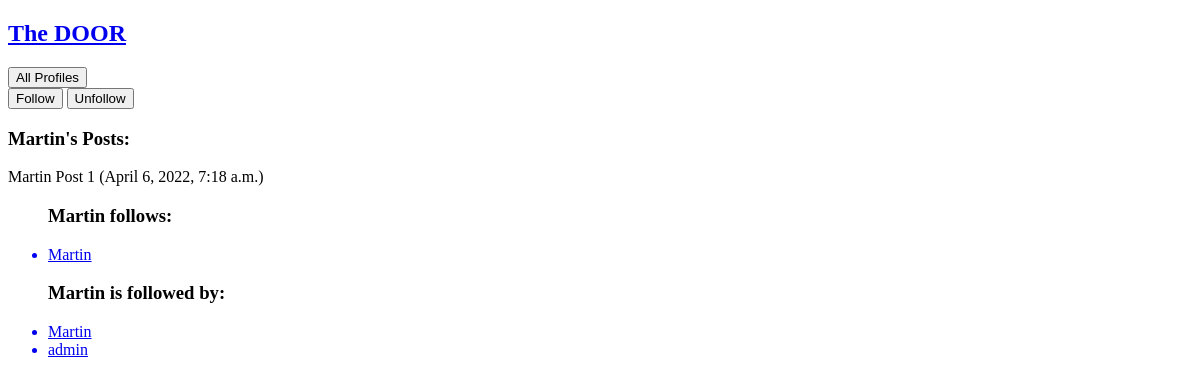
Page /profile/2 (signed in) on the earlier database version.
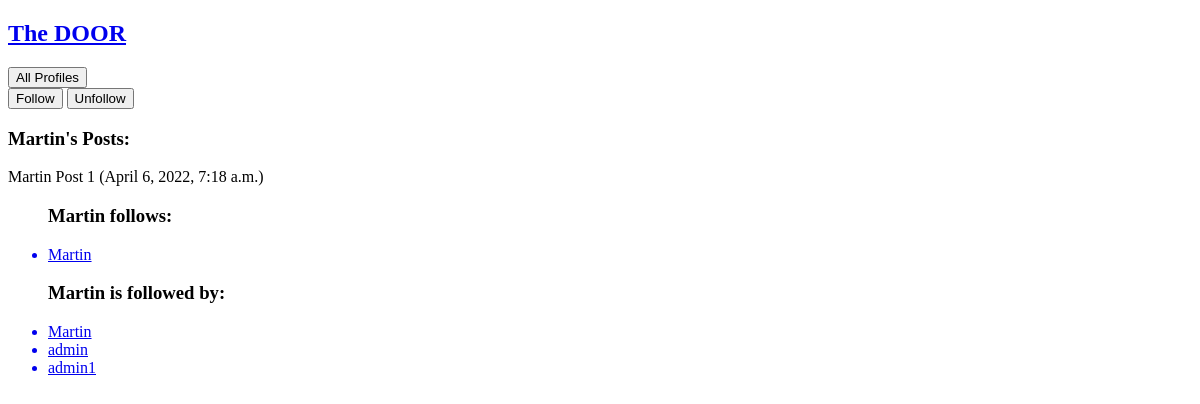
Same page on the later database version.
### TheDoor/models.py (models this page shows, shortened)
class Profile(models.Model):
    user = models.OneToOneField(User, on_delete=models.CASCADE)
    friends = models.ManyToManyField(
        'self',
        related_name = 'followed_by',
        symmetrical=False,
        blank=True
    )
    def __str__(self) -> str:
        return self.user.username

class UserPost(models.Model):
    user = models.ForeignKey(
        User, related_name="posts", on_delete=models.DO_NOTHING
    )
    body = models.CharField(max_length=140)
    created_at = models.DateTimeField(auto_now_add=True)

### TheDoor/views.py (the view, shortened to what this page needs)
# urls.py: path("profile/<int:pk>", profile, name="profile"),
def profile(request, pk):
    profile = Profile.objects.get(pk=pk)
    if not hasattr(request.user, "profile"):
        missing_profile = Profile(user=request.user)
        missing_profile.save()
    return render(request, "TheDoor/profile.html", {"profile": profile})

### TheDoor/templates/TheDoor/profile.html (shortened to what this page needs)
{% extends 'base.html' %}
{% block content%}
<div class="block">
    <a href="{% url 'The Door:profile_list' %}">
        <button>
            All Profiles
        </button>
    </a>
</div>
<form method="post">
    <div class="buttons has-addons">
    {% if profile in user.profile.friends.all %}
        <button class="button is-success is-static">Follow</button>
        <button class="button is-danger" name="follow" value="unfollow">Unfollow</button>
    {% else %}
        <button class="button is-success" name="follow" value="follow">Follow</button>
        <button class="button is-danger is-static">Unfollow</button>
    {% endif %}
    </div>
</form>
<h3>{{profile.user.username}}'s Posts:</h3>
<div class="content">
    {% for tweet in profile.user.posts.all %}
    <div class="box">
        {{ tweet.body }}
        <span class="is-small has-text-grey-light">
            ({{ tweet.created_at }})
        </span>
    </div>
    {% endfor %}
</div>
<ul>
    <h3> {{profile.user.username}} follows:</h3>
    {% for friend in profile.friends.all %}
        <a href="{% url 'The Door:profile' friend.id %}">
            <li>{{ friend }}</li>
        </a>
    {% endfor %}
</ul>
<ul>
    <h3>{{profile.user.username}} is followed by: </h3>
    {% for friend in profile.followed_by.all %}
        <a href="{% url 'The Door:profile' friend.id %}">
            <li>{{ friend }}</li>
        </a>
    {% endfor %}
</ul>
{% endblock content %}

### TheDoor/templates/base.html (shortened to what this page needs)
<!DOCTYPE html>
<html lang="en">
<head>
</head>
<body>
    {% if user.is_authenticated %}
    <a href="{% url 'The Door:dashboard' %}">
        <section>
            <h1>The DOOR</h1>
        </section>
    </a>
    {% endif %}
    <div>
        {% block content %}
        {% endblock content %}
    </div>
</body>
</html>

Differences in the rows shown:
added Profile: user.username "admin1", shown under "Martin is followed by:"
